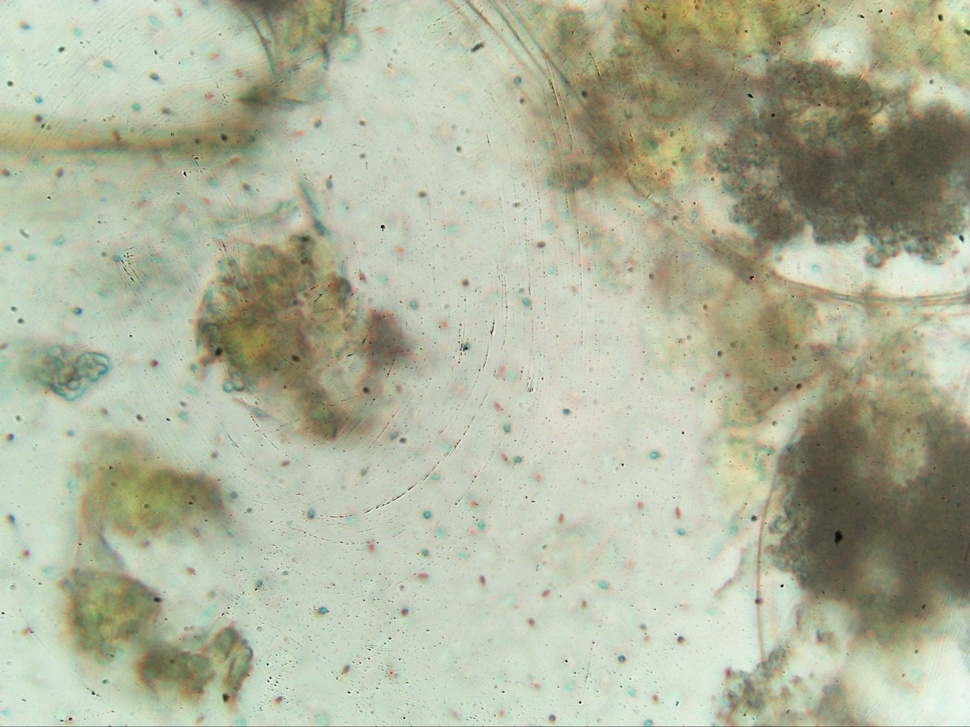
#> input picture Database/pebrin database/Image-12_2019-08-14.jpg, 970 x 727 px, shrunk from 2592 x 1944 before the run, given in place of 2.mp4, which was not available
$ python Motion_Detection.py
#> lines starting #> are read from the running program, lines starting #| are printed output that depends on the picture
# Python program to implement
# Webcam Motion Detector

# importing OpenCV, time and Pandas library
from cmath import isclose
from inspect import isclass
import cv2, time, pandas
# importing datetime class from datetime library
from datetime import datetime

# Assigning our static_back to None
static_back = None

# List when any moving object appear
motion_list = [ None, None ]

# Time of movement
time = []

# Initializing DataFrame, one column is start
# time and other column is end time
df = pandas.DataFrame(columns = ["Start", "End"])


while True:
    # Capturing video
    video = cv2.VideoCapture('2.mp4')
    isclosed = 0
    # Infinite while loop to treat stack of image as video
    while True:
        # Reading frame(image) from video
        check, frame = video.read()
#> frame is the input picture: shape (727, 970, 3); mean B, G, R 156.1, 180.3, 175.3

        if check:
            # Initializing motion = 0(no motion)
            motion = 0

            # Converting color image to gray_scale image
            gray = cv2.cvtColor(frame, cv2.COLOR_BGR2GRAY)
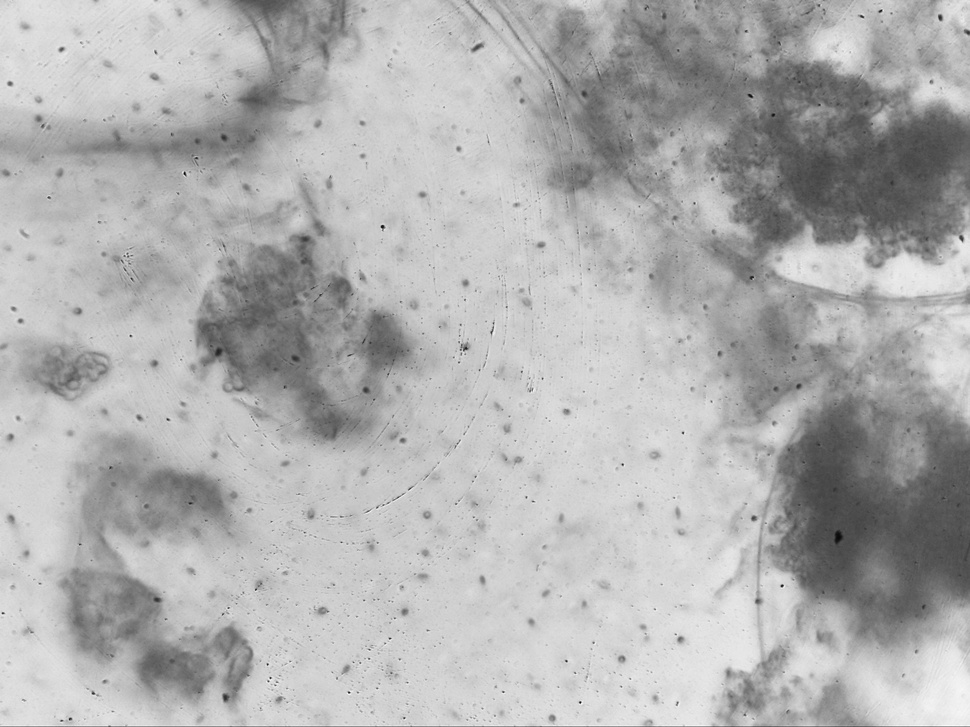
#> gray: shape (727, 970); min 2, max 250, mean 176.1

            # In first iteration we assign the value
            # of static_back to our first frame
            if static_back is None:
                static_back = gray
                continue

            # Difference between static background
            # and current frame(which is GaussianBlur)
            diff_frame = cv2.absdiff(static_back, gray)

            # If change in between static background and
            # current frame is greater than 30 it will show white color(255)
            thresh_frame = cv2.threshold(diff_frame, 30, 255, cv2.THRESH_BINARY)[1]
            thresh_frame = cv2.dilate(thresh_frame, None, iterations = 2)

            # Finding contour of moving object
            cnts,_ = cv2.findContours(thresh_frame.copy(), cv2.RETR_EXTERNAL, cv2.CHAIN_APPROX_SIMPLE)

            for contour in cnts:
                if cv2.contourArea(contour) < 1:
                    continue
                motion = 1

                (x, y, w, h) = cv2.boundingRect(contour)
                # making green rectangle around the moving object
                extractedContour = frame[y:y+h,x:x+w]
                cv2.imshow('cutted contour', extractedContour)
                cv2.rectangle(frame, (x, y), (x + w + 5, y + h + 5), (0, 255, 0), 3)

            # Displaying image in gray_scale
            cv2.imshow("Gray Frame", gray)

            # Displaying the difference in currentframe to
            # the staticframe(very first_frame)
            cv2.imshow("Difference Frame", diff_frame)

            # Displaying the black and white image in which if
            # intensity difference greater than 30 it will appear white
            cv2.imshow("Threshold Frame", thresh_frame)

            # Displaying color frame with contour of motion of object
            cv2.imshow("Color Frame", frame)

            key = cv2.waitKey(1)
            # if q entered whole process will stop
            if key == ord('q'):
                # if something is movingthen it append the end time of movement
                isclosed = 1
                break
        else:
            break
    if isclosed:
        break

video.release()

# Destroying all the windows
cv2.destroyAllWindows()

$ run again, on Database/pebrin database/Image-13_2019-08-14.jpg
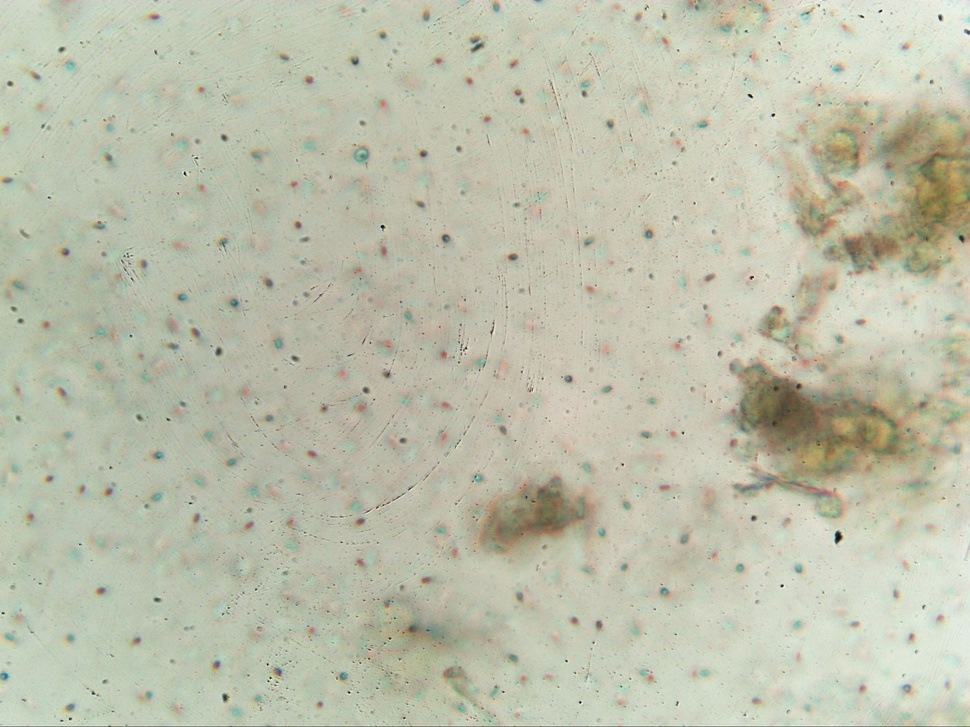
#> input picture Database/pebrin database/Image-13_2019-08-14.jpg, 970 x 727 px, shrunk from 2592 x 1944 before the run, given in place of 2.mp4, which was not available
#> frame is the input picture: shape (727, 970, 3); mean B, G, R 171.2, 192, 189.3
#> `gray = cv2.cvtColor(frame, cv2.COLOR_BGR2GRAY)`:
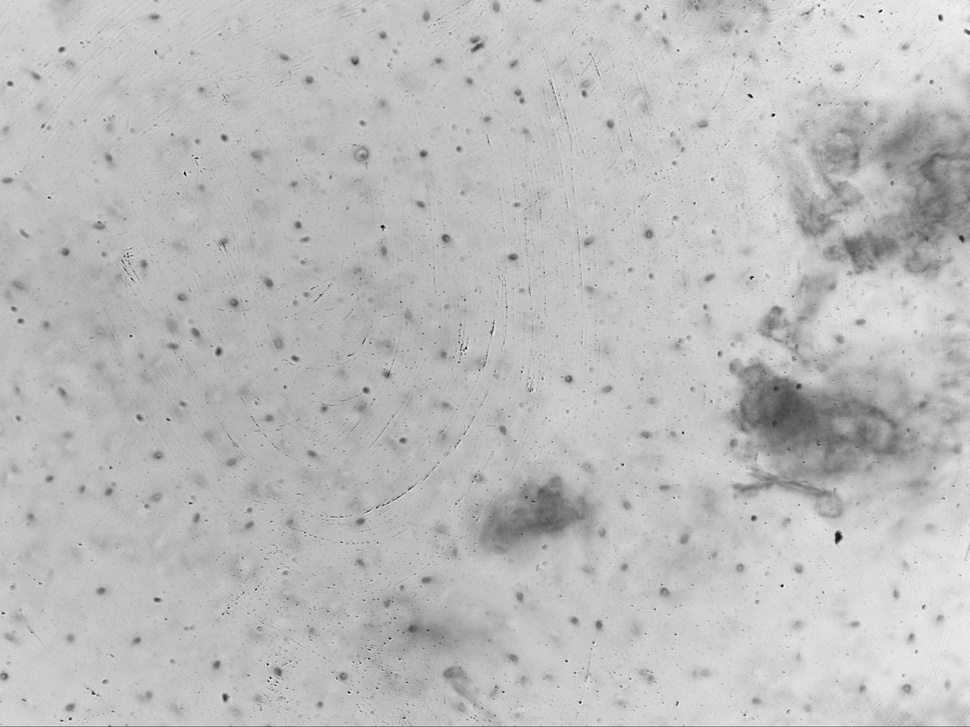
#> gray: shape (727, 970); min 4, max 253, mean 188.8

$ run again, on Database/pebrin database/Image-14_2019-08-14.jpg
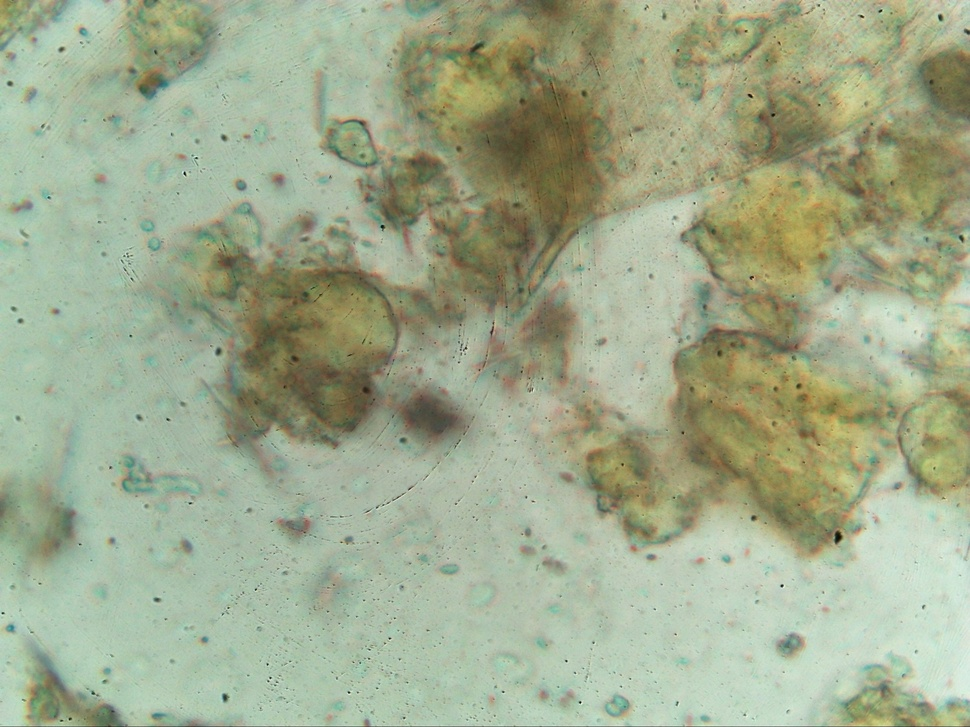
#> input picture Database/pebrin database/Image-14_2019-08-14.jpg, 970 x 727 px, shrunk from 2592 x 1944 before the run, given in place of 2.mp4, which was not available
#> frame is the input picture: shape (727, 970, 3); mean B, G, R 141.3, 170.4, 159.9
#> `gray = cv2.cvtColor(frame, cv2.COLOR_BGR2GRAY)`:
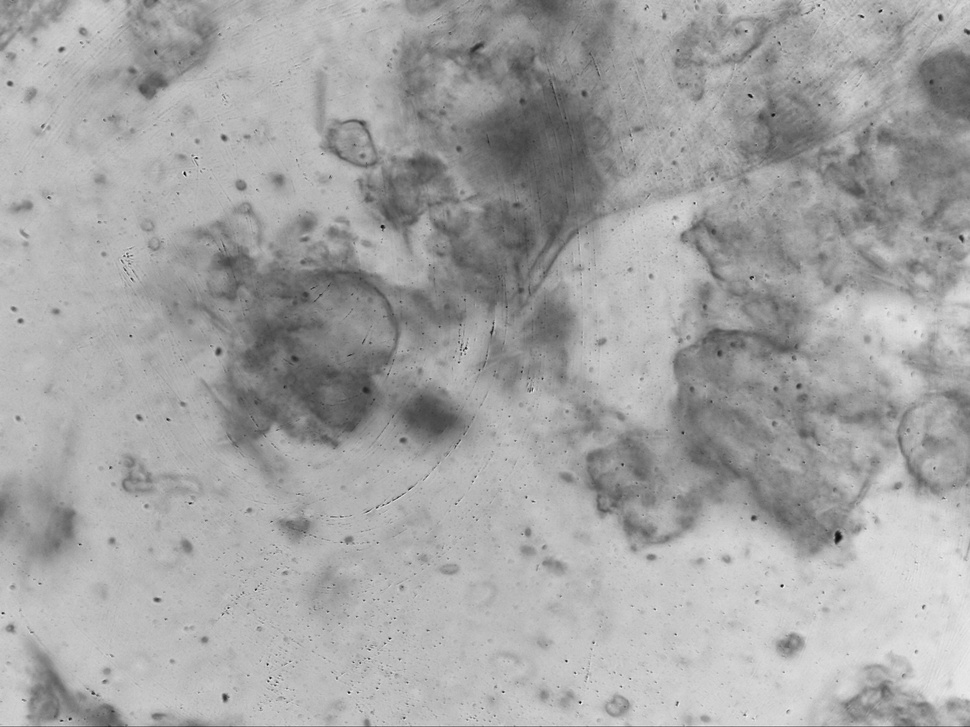
#> gray: shape (727, 970); min 5, max 239, mean 164

$ run again, on Database/pebrin database/Image-15_2019-08-14.jpg
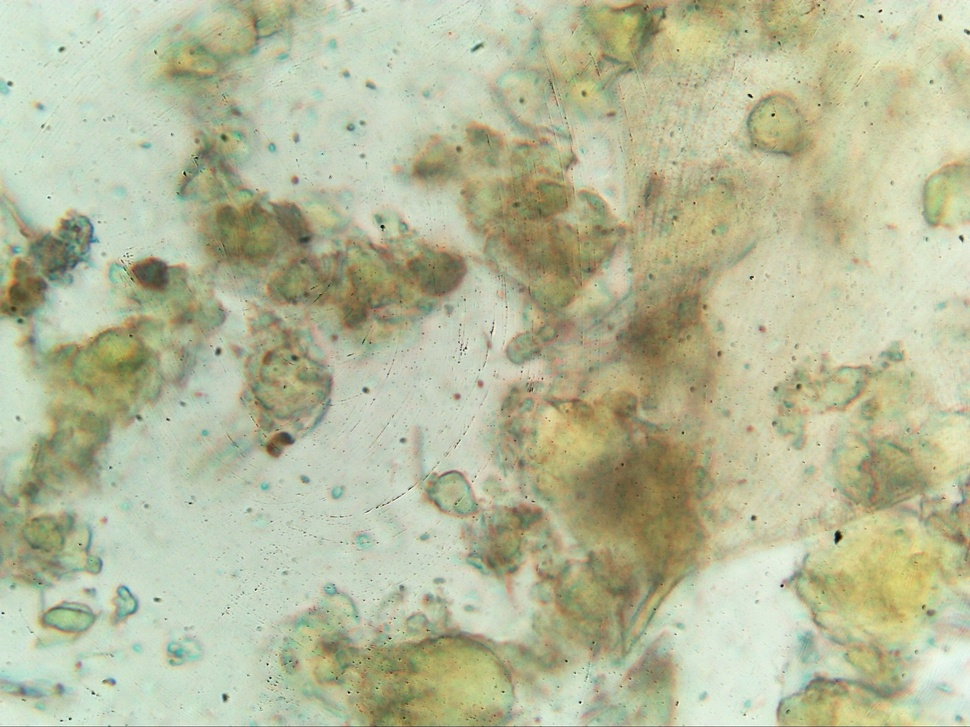
#> input picture Database/pebrin database/Image-15_2019-08-14.jpg, 970 x 727 px, shrunk from 2592 x 1944 before the run, given in place of 2.mp4, which was not available
#> frame is the input picture: shape (727, 970, 3); mean B, G, R 154.5, 186.6, 181.9
#> `gray = cv2.cvtColor(frame, cv2.COLOR_BGR2GRAY)`:
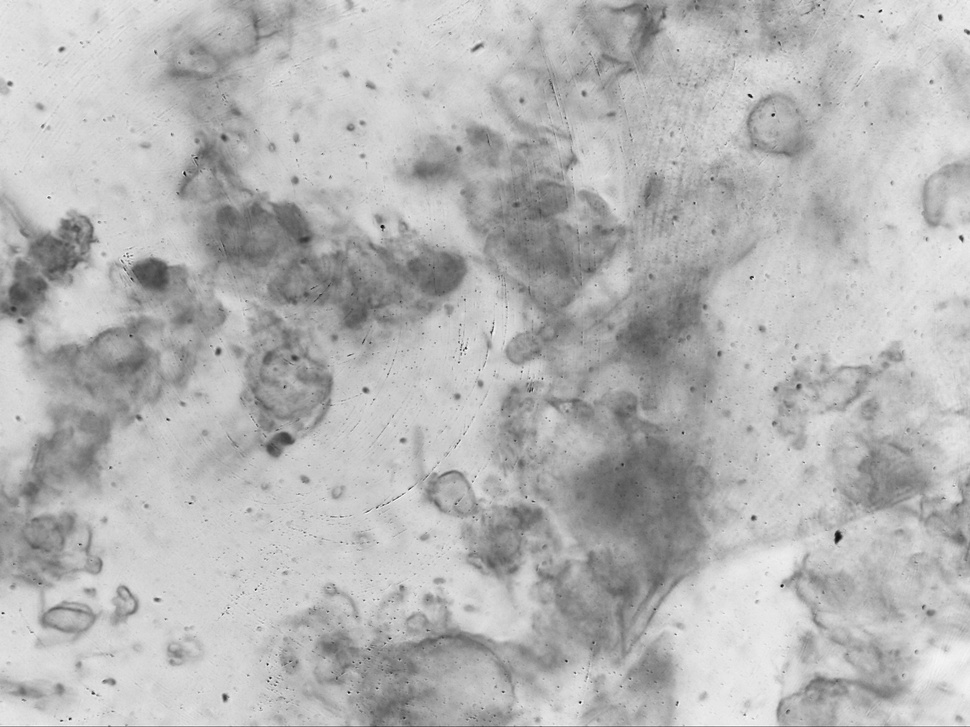
#> gray: shape (727, 970); min 5, max 249, mean 181.6
